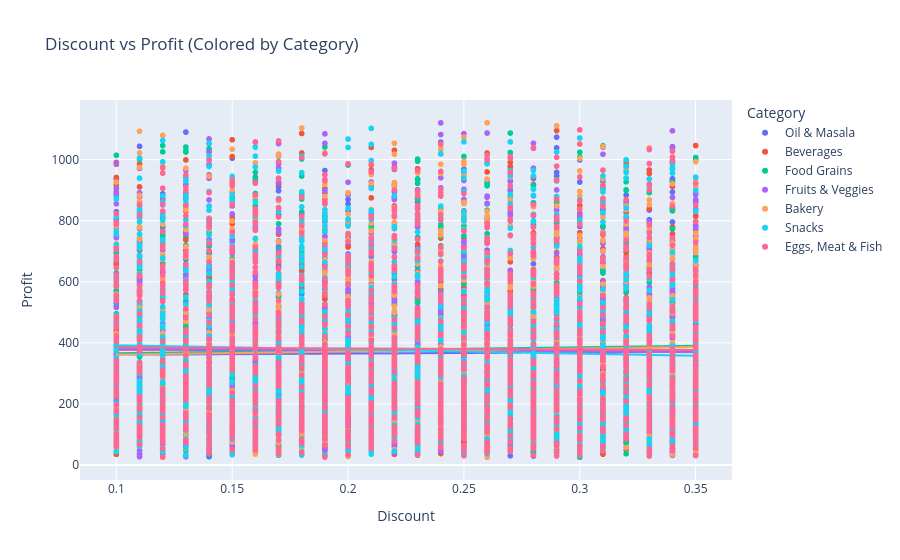

Here is the notebook cell this chart was saved with:
### Code cell
#Does discount have a relationship with profit?
fig = px.scatter(
    df,
    x="Discount",
    y="Profit",
    color="Category",
    trendline="ols",
    hover_data=["Customer Name", "Sub Category"],
    title="Discount vs Profit (Colored by Category)"
)

fig.show()

### Figure 1 — Plotly figure (JSON) as saved in the notebook; plotly's stock layout.template omitted (floating-point values rounded to 4 significant figures; data arrays with more than 128 entries replaced by an {"elided": "..."} marker saying what was removed)
{"data": [{"customdata": {"elided": "1361x2 str values"}, "hovertemplate": "Category=Oil & Masala<br>Discount=%{x}<br>Profit=%{y}<br>Customer Name=%{customdata[0]}<br>Sub Category=%{customdata[1]}<extra></extra>", "legendgroup": "Oil & Masala", "marker": {"color": "#636efa", "symbol": "circle"}, "mode": "markers", "name": "Oil & Masala", "showlegend": true, "type": "scattergl", "x": {"elided": "1361 float values"}, "xaxis": "x", "y": {"elided": "1361 float values"}, "yaxis": "y"}, {"hovertemplate": "<b>OLS trendline</b><br>Profit = 37.8389 * Discount + 357.335<br>R<sup>2</sup>=0.000143<br><br>Category=Oil & Masala<br>Discount=%{x}<br>Profit=%{y} <b>(trend)</b><extra></extra>", "legendgroup": "Oil & Masala", "marker": {"color": "#636efa", "symbol": "circle"}, "mode": "lines", "name": "Oil & Masala", "showlegend": false, "type": "scattergl", "x": {"elided": "1361 float values"}, "xaxis": "x", "y": {"elided": "1361 float values"}, "yaxis": "y"}, {"customdata": {"elided": "1400x2 str values"}, "hovertemplate": "Category=Beverages<br>Discount=%{x}<br>Profit=%{y}<br>Customer Name=%{customdata[0]}<br>Sub Category=%{customdata[1]}<extra></extra>", "legendgroup": "Beverages", "marker": {"color": "#EF553B", "symbol": "circle"}, "mode": "markers", "name": "Beverages", "showlegend": true, "type": "scattergl", "x": {"elided": "1400 float values"}, "xaxis": "x", "y": {"elided": "1400 float values"}, "yaxis": "y"}, {"hovertemplate": "<b>OLS trendline</b><br>Profit = -13.5168 * Discount + 378.546<br>R<sup>2</sup>=0.000019<br><br>Category=Beverages<br>Discount=%{x}<br>Profit=%{y} <b>(trend)</b><extra></extra>", "legendgroup": "Beverages", "marker": {"color": "#EF553B", "symbol": "circle"}, "mode": "lines", "name": "Beverages", "showlegend": false, "type": "scattergl", "x": {"elided": "1400 float values"}, "xaxis": "x", "y": {"elided": "1400 float values"}, "yaxis": "y"}, {"customdata": {"elided": "1398x2 str values"}, "hovertemplate": "Category=Food Grains<br>Discount=%{x}<br>Profit=%{y}<br>Customer Name=%{customdata[0]}<br>Sub Category=%{customdata[1]}<extra></extra>", "legendgroup": "Food Grains", "marker": {"color": "#00cc96", "symbol": "circle"}, "mode": "markers", "name": "Food Grains", "showlegend": true, "type": "scattergl", "x": {"elided": "1398 float values"}, "xaxis": "x", "y": {"elided": "1398 float values"}, "yaxis": "y"}, {"hovertemplate": "<b>OLS trendline</b><br>Profit = 97.5381 * Discount + 356.222<br>R<sup>2</sup>=0.000892<br><br>Category=Food Grains<br>Discount=%{x}<br>Profit=%{y} <b>(trend)</b><extra></extra>", "legendgroup": "Food Grains", "marker": {"color": "#00cc96", "symbol": "circle"}, "mode": "lines", "name": "Food Grains", "showlegend": false, "type": "scattergl", "x": {"elided": "1398 float values"}, "xaxis": "x", "y": {"elided": "1398 float values"}, "yaxis": "y"}, {"customdata": {"elided": "1418x2 str values"}, "hovertemplate": "Category=Fruits & Veggies<br>Discount=%{x}<br>Profit=%{y}<br>Customer Name=%{customdata[0]}<br>Sub Category=%{customdata[1]}<extra></extra>", "legendgroup": "Fruits & Veggies", "marker": {"color": "#ab63fa", "symbol": "circle"}, "mode": "markers", "name": "Fruits & Veggies", "showlegend": true, "type": "scattergl", "x": {"elided": "1418 float values"}, "xaxis": "x", "y": {"elided": "1418 float values"}, "yaxis": "y"}, {"hovertemplate": "<b>OLS trendline</b><br>Profit = -37.6757 * Discount + 382.687<br>R<sup>2</sup>=0.000150<br><br>Category=Fruits & Veggies<br>Discount=%{x}<br>Profit=%{y} <b>(trend)</b><extra></extra>", "legendgroup": "Fruits & Veggies", "marker": {"color": "#ab63fa", "symbol": "circle"}, "mode": "lines", "name": "Fruits & Veggies", "showlegend": false, "type": "scattergl", "x": {"elided": "1418 float values"}, "xaxis": "x", "y": {"elided": "1418 float values"}, "yaxis": "y"}, {"customdata": {"elided": "1413x2 str values"}, "hovertemplate": "Category=Bakery<br>Discount=%{x}<br>Profit=%{y}<br>Customer Name=%{customdata[0]}<br>Sub Category=%{customdata[1]}<extra></extra>", "legendgroup": "Bakery", "marker": {"color": "#FFA15A", "symbol": "circle"}, "mode": "markers", "name": "Bakery", "showlegend": true, "type": "scattergl", "x": {"elided": "1413 float values"}, "xaxis": "x", "y": {"elided": "1413 float values"}, "yaxis": "y"}, {"hovertemplate": "<b>OLS trendline</b><br>Profit = 99.7981 * Discount + 351.544<br>R<sup>2</sup>=0.000902<br><br>Category=Bakery<br>Discount=%{x}<br>Profit=%{y} <b>(trend)</b><extra></extra>", "legendgroup": "Bakery", "marker": {"color": "#FFA15A", "symbol": "circle"}, "mode": "lines", "name": "Bakery", "showlegend": false, "type": "scattergl", "x": {"elided": "1413 float values"}, "xaxis": "x", "y": {"elided": "1413 float values"}, "yaxis": "y"}, {"customdata": {"elided": "1514x2 str values"}, "hovertemplate": "Category=Snacks<br>Discount=%{x}<br>Profit=%{y}<br>Customer Name=%{customdata[0]}<br>Sub Category=%{customdata[1]}<extra></extra>", "legendgroup": "Snacks", "marker": {"color": "#19d3f3", "symbol": "circle"}, "mode": "markers", "name": "Snacks", "showlegend": true, "type": "scattergl", "x": {"elided": "1514 float values"}, "xaxis": "x", "y": {"elided": "1514 float values"}, "yaxis": "y"}, {"hovertemplate": "<b>OLS trendline</b><br>Profit = -137.418 * Discount + 405.797<br>R<sup>2</sup>=0.001854<br><br>Category=Snacks<br>Discount=%{x}<br>Profit=%{y} <b>(trend)</b><extra></extra>", "legendgroup": "Snacks", "marker": {"color": "#19d3f3", "symbol": "circle"}, "mode": "lines", "name": "Snacks", "showlegend": false, "type": "scattergl", "x": {"elided": "1514 float values"}, "xaxis": "x", "y": {"elided": "1514 float values"}, "yaxis": "y"}, {"customdata": {"elided": "1490x2 str values"}, "hovertemplate": "Category=Eggs, Meat & Fish<br>Discount=%{x}<br>Profit=%{y}<br>Customer Name=%{customdata[0]}<br>Sub Category=%{customdata[1]}<extra></extra>", "legendgroup": "Eggs, Meat & Fish", "marker": {"color": "#FF6692", "symbol": "circle"}, "mode": "markers", "name": "Eggs, Meat & Fish", "showlegend": true, "type": "scattergl", "x": {"elided": "1490 float values"}, "xaxis": "x", "y": {"elided": "1490 float values"}, "yaxis": "y"}, {"hovertemplate": "<b>OLS trendline</b><br>Profit = -33.8252 * Discount + 388.482<br>R<sup>2</sup>=0.000101<br><br>Category=Eggs, Meat & Fish<br>Discount=%{x}<br>Profit=%{y} <b>(trend)</b><extra></extra>", "legendgroup": "Eggs, Meat & Fish", "marker": {"color": "#FF6692", "symbol": "circle"}, "mode": "lines", "name": "Eggs, Meat & Fish", "showlegend": false, "type": "scattergl", "x": {"elided": "1490 float values"}, "xaxis": "x", "y": {"elided": "1490 float values"}, "yaxis": "y"}], "layout": {"autosize": true, "legend": {"title": {"text": "Category"}, "tracegroupgap": 0}, "title": {"text": "Discount vs Profit (Colored by Category)"}, "xaxis": {"anchor": "y", "autorange": true, "domain": [0, 1], "range": [0.08471, 0.3653], "title": {"text": "Discount"}, "type": "linear"}, "yaxis": {"anchor": "x", "autorange": true, "domain": [0, 1], "range": [-65.17, 1211.0], "title": {"text": "Profit"}, "type": "linear"}}}
